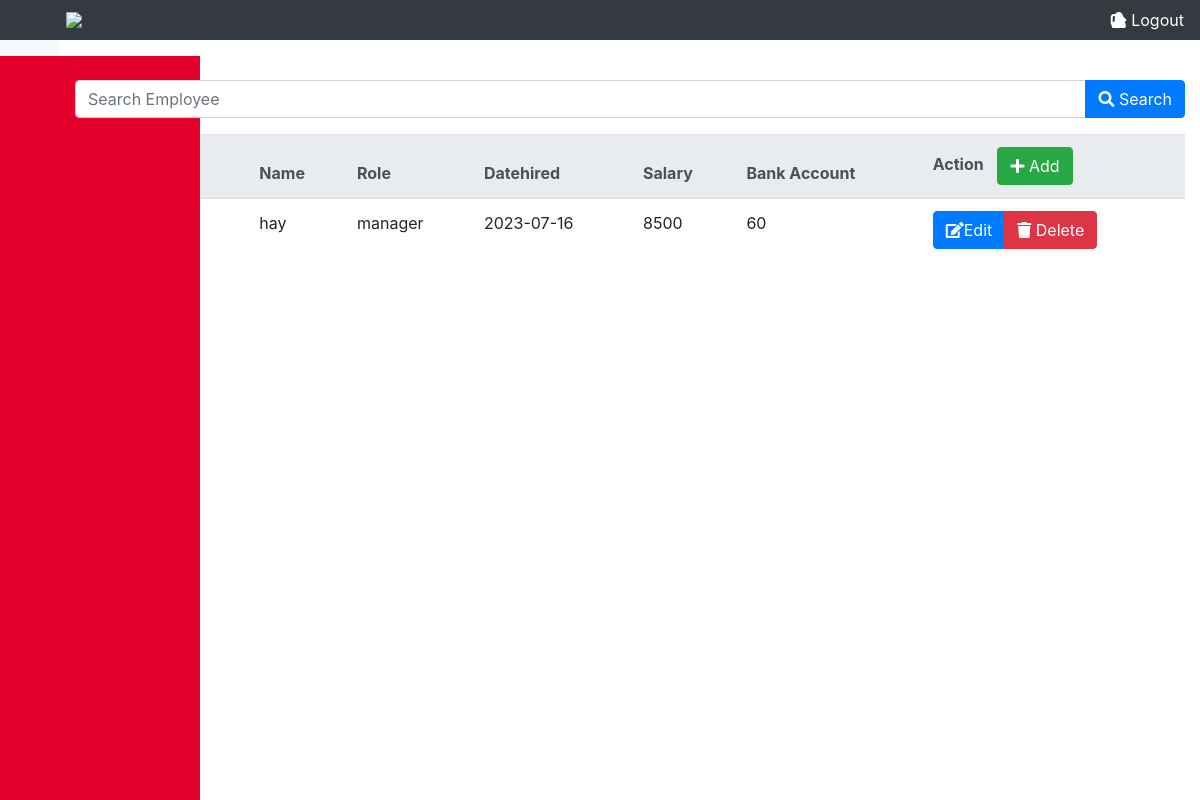
Page /index.php/employee/search on the earlier database version.
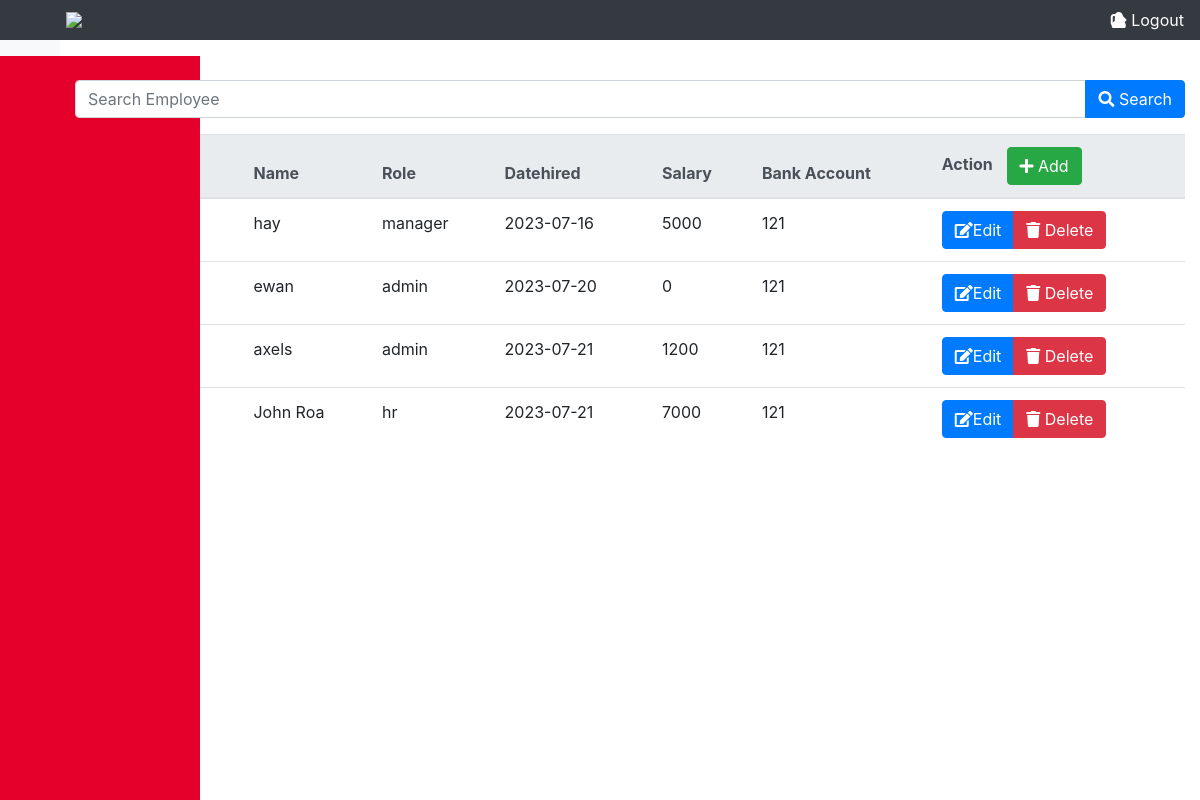
Same page on the later database version.
### tables this page shows
CREATE TABLE `tbl_employee` (
  `employee_id` int(30) NOT NULL AUTO_INCREMENT,
  `name` varchar(60) DEFAULT NULL,
  `role` varchar(60) DEFAULT NULL,
  `datehired` date DEFAULT NULL,
  `salary` int(60) DEFAULT NULL,
  `bankaccount` int(60) DEFAULT NULL,
  PRIMARY KEY (`employee_id`)
);

### application/controllers/employee.php (called while the page is built, shortened)
<?php
    class Employee extends CI_controller {
        public function __construct(){
            $this->load->library('session');
            $this->load->model('Employee_model');
        }
        public function search() {
            $keyword = $this->input->post('keyword');
            $data['employees'] = $this->Employee_model->search_employee($keyword);
            $user = $this->session->userData('user');
            $data['user'] = $user;
            $this->load->view('show_employee', $data);
        }
    }
?>

### index.php (called while the page is built, shortened)
<?php
require_once BASEPATH.'core/CodeIgniter.php';

### application/models/Employee_model.php (called while the page is built, shortened)
<?php
    class Employee_model extends CI_model {
        public function search_employee($keyword) {
            $this->db->like('employee_id', $keyword);
            $this->db->or_like('name', $keyword);
            $this->db->or_like('role', $keyword);
            $this->db->or_like('datehired', $keyword);
            $this->db->or_like('bankaccount', $keyword);
            return $this->db->get('tbl_employee')->result_array();
        }
    }
?>

### application/views/show_employee.php (the view, shortened to what this page needs)
<!DOCTYPE html>
<html lang="en">
<head>
    <link rel="stylesheet" href="https://maxcdn.bootstrapcdn.com/bootstrap/4.0.0/css/bootstrap.min.css">
    <link rel="stylesheet" href="https://stackpath.bootstrapcdn.com/bootstrap/4.5.2/css/bootstrap.min.css">
    <link rel="stylesheet" href="https://cdnjs.cloudflare.com/ajax/libs/font-awesome/5.15.3/css/all.min.css">
</head>
<body>
    <div class="content">
        <nav class="navbar navbar-dark bg-dark">
            <img src="https://www.kfc.com.ph/Content/OnlineOrderingImages/Shared/logo.svg"
                style="width: 60px; height: auto; margin-left: 50px;">
            <a class="text-white"><i class="fas fa-user"></i>
            </a>
            <a class="logoutlink" href="<?php echo site_url('dashboard/logout'); ?>"><i class="fas fa-sign-out-alt"></i>
                Logout</a>
        </nav>
        <div class="sidebar">
        </div>
    </div>
    <div class="container">
        <form action="<?php echo site_url('employee/search'); ?>" method="post" class="mb-3">
            <div class="input-group">
                <input type="text" class="form-control" placeholder="Search Employee" name="keyword">
                <div class="input-group-append">
                    <button class="btn btn-primary" type="submit"><i class="fas fa-search"></i> Search</button>
                </div>
            </div>
        </form>
        <table class="table">
            <thead class="thead-light">
                <tr>
                    <th>Employee_id</th>
                    <th>Name</th>
                    <th>Role</th>
                    <th>Datehired</th>
                    <th>Salary</th>
                    <th>Bank Account</th>
                    <th>Action <button type="button" class="btn btn-success" data-toggle="modal" data-target="#addModal"
                            style="margin-left: 10px;"><i class="fas fa-plus"></i> Add</button></th>
                </tr>
            </thead>
            <tbody>
                <?php foreach ($employees as $employee): ?>
                    <tr>
                        <td>
                        </td>
                        <td>
                            <?php echo $employee['name']; ?>
                        </td>
                        <td>
                            <?php echo $employee['role']; ?>
                        </td>
                        <td>
                            <?php echo $employee['datehired']; ?>
                        </td>
                        <td>
                            <?php echo $employee['salary']; ?>
                        </td>
                        <td>
                            <?php echo $employee['bankaccount']; ?>
                        </td>
                        <td>
                            <div class="btn-group" role="group" aria-label="Actions">
                                <button type="button" class="btn btn-primary edit-button" data-toggle="modal"
                                    data-target="#editModal" data-employee_id="<?php echo $employee['employee_id']; ?>"
                                    data-name="<?php echo $employee['name']; ?>"
                                    data-role="<?php echo $employee['role']; ?>"
                                    data-salary="<?php echo $employee['salary']; ?> "
                                    data-bankaccount="<?php echo $employee['bankaccount']; ?> "><i
                                        class="fas fa-edit"></i>Edit</button>
                                <a href="<?php echo site_url('employee/delete/' . $employee['employee_id']); ?>"
                                    class="btn btn-danger"><i class="fas fa-trash"></i> Delete</a>
                            </div>
                        </td>
                    </tr>
                <?php endforeach; ?>
            </tbody>
        </table>
    </div>
</body>
</html>

### application/views/show_employee.php (style rules this page uses)
body { display: flex; min-height: 100vh; }
.container { margin-top: 80px; }
.navbar { position: fixed; top: 0; left: 0; width: 100%; z-index: 999; }
.logoutlink { color: white; margin-left: -500px; }
.sidebar { position: fixed; top: 56px; left: 0; height: 100%; width: 200px; background-color: #E4002B; color: #fff; padding-top: 20px; padding-top: 50px; }
.content { flex-grow: 1; background-color: #f8f9fa; padding: 20px; }

Differences in the rows shown:
changed tbl_employee "hay": salary "8500" → "5000"; bankaccount "60" → "121"
added tbl_employee: name "ewan", role "admin", datehired "2023-07-20", salary "0", bankaccount "121"
added tbl_employee: name "axels", role "admin", datehired "2023-07-21", salary "1200", bankaccount "121"
added tbl_employee: name "John Roa", role "hr", datehired "2023-07-21", salary "7000", bankaccount "121"
